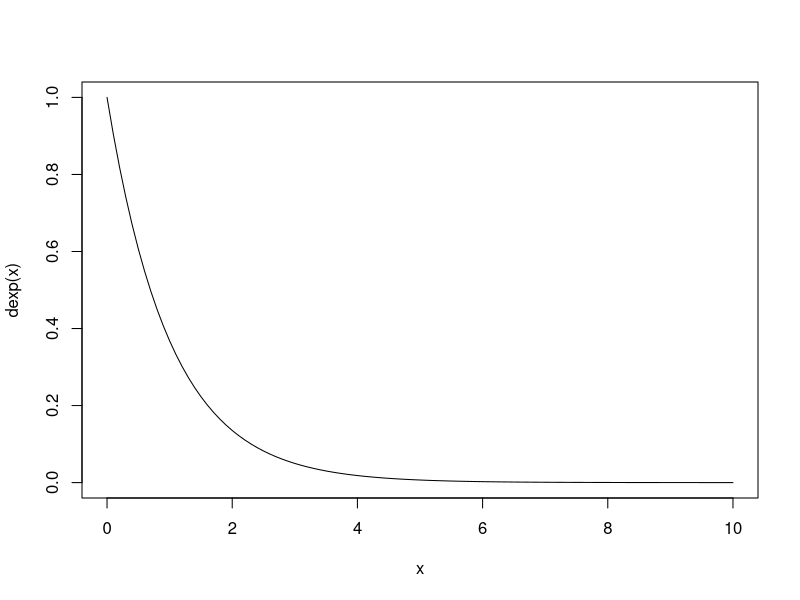
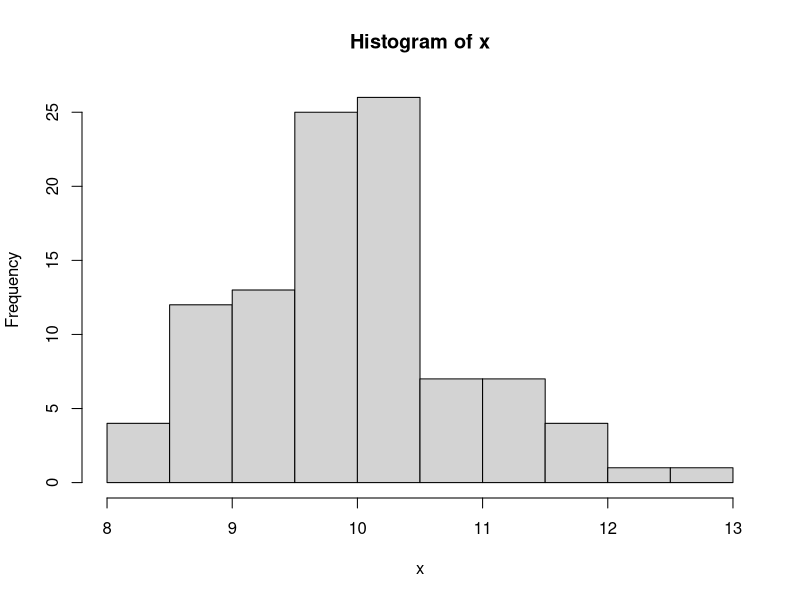
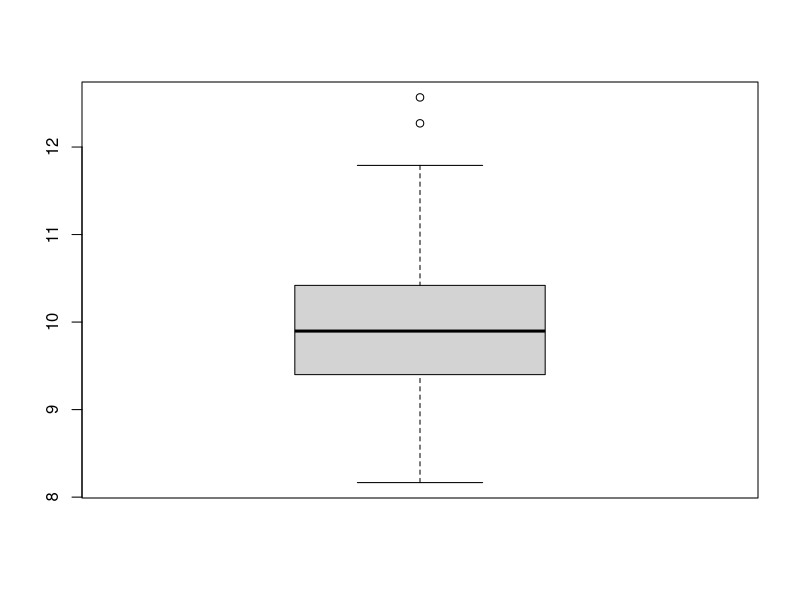
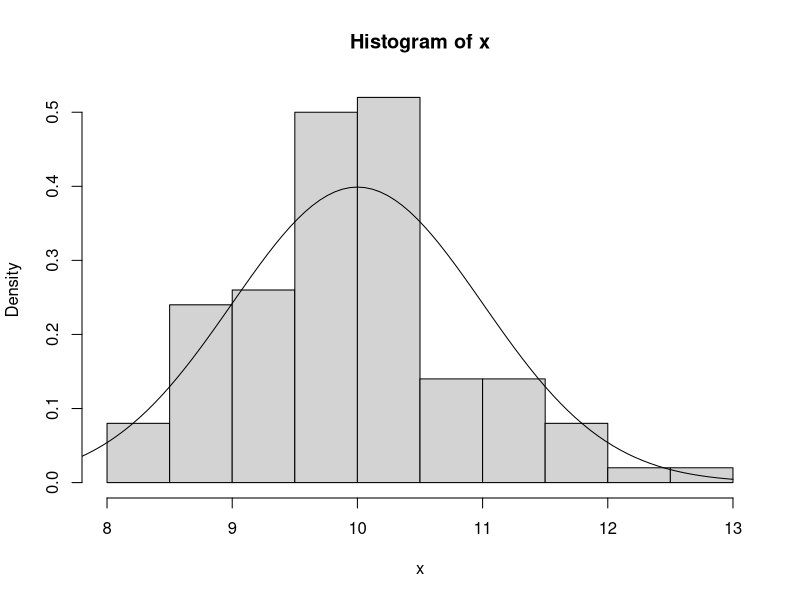

These charts were generated, in order, by the following R code:
## ---- chunk 1
curve(dexp(x), from = 0, to =10) # Representa la densidad de una exponencial de media 1 entre 0 y 10
## ---- chunk 2
x <- rbinom(20, 1, 0.5)  # Genera 20 observaciones con distribución B(1,0.5)
x
table(x) # Calcula las fecuencias absolutas de los valores generados
## ---- chunk 3
pnorm(3.5, mean = 3, sd = .5)
## ---- chunk 4
qnorm(0.7)
## ---- chunk 5
qnorm(0.7, sd = 0.5)
## ---- chunk 6
qnorm(0.955)
qnorm(0.99)
## ---- chunk 7
x <- rnorm(100, mean = 10, sd = 1)
x
## ---- chunk 8
mean(x)
sd(x)
## ---- chunk 9
hist(x)
## ---- chunk 10
boxplot(x)
## ---- chunk 11
hist(x, freq = FALSE)    # freq = FALSE para que el área total sea 1
curve(dnorm(x, mean = 10, sd = 1), from = 7, to = 13, add = TRUE)
